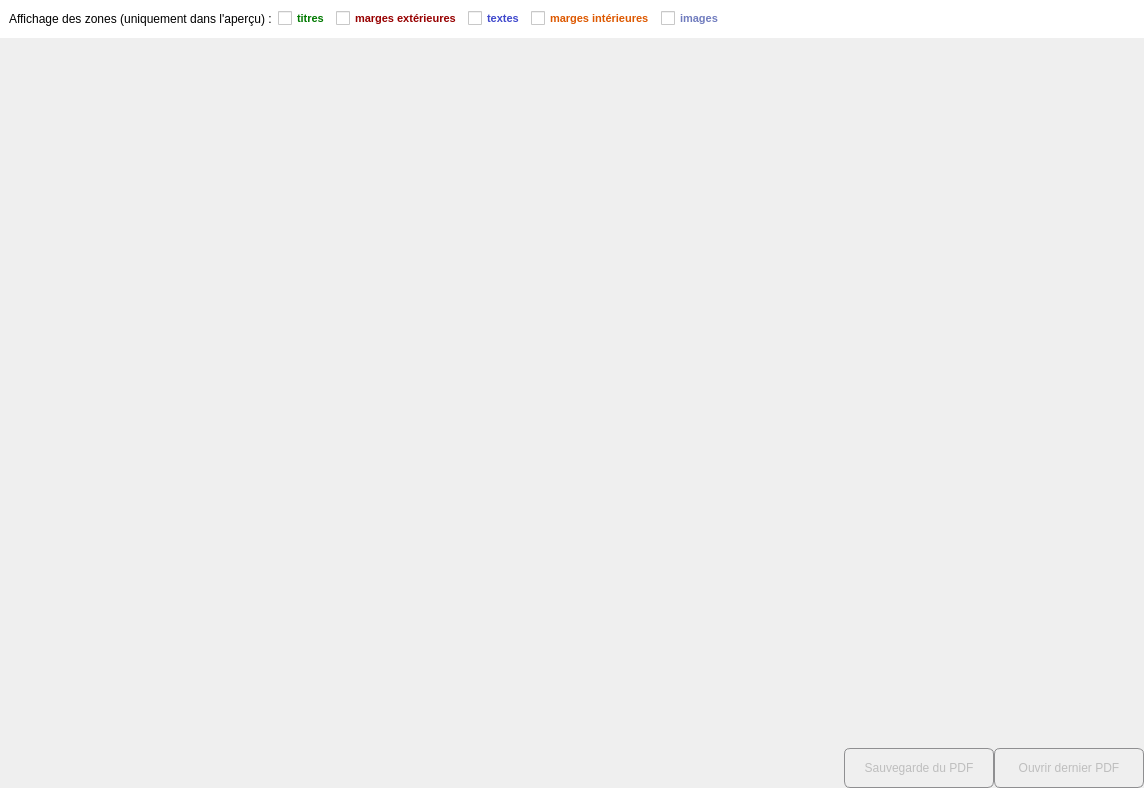
<?xml version="1.0" encoding="UTF-8"?>
<ui version="4.0">
 <class>PreviewUI</class>
 <widget class="QWidget" name="PreviewUI">
  <property name="geometry">
   <rect>
    <x>0</x>
    <y>0</y>
    <width>1144</width>
    <height>788</height>
   </rect>
  </property>
  <property name="windowTitle">
   <string>Form</string>
  </property>
  <layout class="QVBoxLayout" name="verticalLayout" stretch="0,25,0">
   <property name="spacing">
    <number>0</number>
   </property>
   <property name="leftMargin">
    <number>0</number>
   </property>
   <property name="topMargin">
    <number>0</number>
   </property>
   <property name="rightMargin">
    <number>0</number>
   </property>
   <property name="bottomMargin">
    <number>0</number>
   </property>
   <item>
    <widget class="QWidget" name="wDisplayElements" native="true">
     <property name="styleSheet">
      <string notr="true">background-color: rgb(255,255,255);</string>
     </property>
     <layout class="QHBoxLayout" name="hlDisplayElements">
      <item>
       <widget class="QLabel" name="laZones">
        <property name="text">
         <string>Affichage des zones (uniquement dans l'aperçu) :</string>
        </property>
       </widget>
      </item>
      <item>
       <widget class="QCheckBox" name="cbZoneTitles">
        <property name="enabled">
         <bool>false</bool>
        </property>
        <property name="styleSheet">
         <string notr="true">QCheckBox
{
	color : rgb(0,121,0);
	font-style: normal;
	font-size: 8pt;
	font-weight: bold;
}

</string>
        </property>
        <property name="text">
         <string>titres</string>
        </property>
       </widget>
      </item>
      <item>
       <widget class="QCheckBox" name="cbZoneExternMargins">
        <property name="enabled">
         <bool>false</bool>
        </property>
        <property name="styleSheet">
         <string notr="true">
QCheckBox
{
	color : rgb(151,0,0);
	font-style: normal;
	font-size: 8pt;
	font-weight: bold;
}

</string>
        </property>
        <property name="text">
         <string>marges extérieures</string>
        </property>
        <property name="checked">
         <bool>false</bool>
        </property>
        <property name="tristate">
         <bool>false</bool>
        </property>
       </widget>
      </item>
      <item>
       <widget class="QCheckBox" name="cbZoneConsignes">
        <property name="enabled">
         <bool>false</bool>
        </property>
        <property name="styleSheet">
         <string notr="true">
QCheckBox
{
	color : rgb(63,72,204);
	font-style: normal;
	font-size: 8pt;
	font-weight: bold;
}

</string>
        </property>
        <property name="text">
         <string>textes</string>
        </property>
       </widget>
      </item>
      <item>
       <widget class="QCheckBox" name="cbZoneInternMargins">
        <property name="enabled">
         <bool>false</bool>
        </property>
        <property name="styleSheet">
         <string notr="true">
QCheckBox
{
	color : rgb(221,88,0);
	font-style: normal;
	font-size: 8pt;
	font-weight: bold;
}

</string>
        </property>
        <property name="text">
         <string>marges intérieures</string>
        </property>
        <property name="checked">
         <bool>false</bool>
        </property>
       </widget>
      </item>
      <item>
       <widget class="QCheckBox" name="cbZonePhotos">
        <property name="enabled">
         <bool>false</bool>
        </property>
        <property name="styleSheet">
         <string notr="true">
QCheckBox
{
	color : rgb(112,124,190);
	font-style: normal;
	font-size: 8pt;
	font-weight: bold;
}

</string>
        </property>
        <property name="text">
         <string>images</string>
        </property>
       </widget>
      </item>
      <item>
       <spacer name="hsZones">
        <property name="orientation">
         <enum>Qt::Horizontal</enum>
        </property>
        <property name="sizeHint" stdset="0">
         <size>
          <width>40</width>
          <height>20</height>
         </size>
        </property>
       </spacer>
      </item>
     </layout>
    </widget>
   </item>
   <item>
    <layout class="QHBoxLayout" name="hlPreviewImage">
     <property name="topMargin">
      <number>3</number>
     </property>
     <property name="bottomMargin">
      <number>3</number>
     </property>
    </layout>
   </item>
   <item>
    <layout class="QHBoxLayout" name="hlActions" stretch="0,1,1">
     <item>
      <spacer name="hsActions">
       <property name="orientation">
        <enum>Qt::Horizontal</enum>
       </property>
       <property name="sizeHint" stdset="0">
        <size>
         <width>40</width>
         <height>20</height>
        </size>
       </property>
      </spacer>
     </item>
     <item>
      <widget class="QPushButton" name="pbGeneration">
       <property name="enabled">
        <bool>false</bool>
       </property>
       <property name="minimumSize">
        <size>
         <width>82</width>
         <height>40</height>
        </size>
       </property>
       <property name="maximumSize">
        <size>
         <width>150</width>
         <height>16777215</height>
        </size>
       </property>
       <property name="styleSheet">
        <string notr="true">QPushButton {
    border: 1px solid #8f8f91;
    border-radius: 6px;
    background-color: qlineargradient(x1: 0, y1: 0, x2: 0, y2: 1,
                                      stop: 0 #f6f7fa, stop: 1 #dadbde);
    min-width: 80px;
}

QPushButton:pressed {
    background-color: qlineargradient(x1: 0, y1: 0, x2: 0, y2: 1,
                                      stop: 0 #dadbde, stop: 1 #f6f7fa);
}

QPushButton:flat {
    border: none; /* no border for a flat push button */
}

QPushButton:default {
    border-color: navy; /* make the default button prominent */
}</string>
       </property>
       <property name="text">
        <string>Sauvegarde du PDF</string>
       </property>
      </widget>
     </item>
     <item>
      <widget class="QPushButton" name="pbOpenPDF">
       <property name="enabled">
        <bool>false</bool>
       </property>
       <property name="minimumSize">
        <size>
         <width>82</width>
         <height>40</height>
        </size>
       </property>
       <property name="maximumSize">
        <size>
         <width>150</width>
         <height>16777215</height>
        </size>
       </property>
       <property name="styleSheet">
        <string notr="true">QPushButton {
    border: 1px solid #8f8f91;
    border-radius: 6px;
    background-color: qlineargradient(x1: 0, y1: 0, x2: 0, y2: 1,
                                      stop: 0 #f6f7fa, stop: 1 #dadbde);
    min-width: 80px;
}

QPushButton:pressed {
    background-color: qlineargradient(x1: 0, y1: 0, x2: 0, y2: 1,
                                      stop: 0 #dadbde, stop: 1 #f6f7fa);
}

QPushButton:flat {
    border: none; /* no border for a flat push button */
}

QPushButton:default {
    border-color: navy; /* make the default button prominent */
}</string>
       </property>
       <property name="text">
        <string>Ouvrir dernier PDF</string>
       </property>
      </widget>
     </item>
    </layout>
   </item>
  </layout>
 </widget>
 <resources/>
 <connections/>
</ui>
